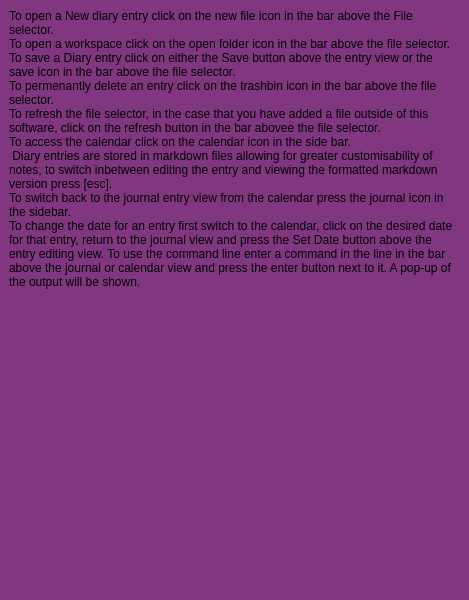
<?xml version="1.0" encoding="UTF-8"?>
<ui version="4.0">
 <class>MainWindow</class>
 <widget class="QMainWindow" name="MainWindow">
  <property name="geometry">
   <rect>
    <x>0</x>
    <y>0</y>
    <width>469</width>
    <height>600</height>
   </rect>
  </property>
  <property name="windowTitle">
   <string>MainWindow</string>
  </property>
  <property name="styleSheet">
   <string notr="true">background-color: rgb(129, 54, 128);</string>
  </property>
  <widget class="QWidget" name="centralwidget">
   <layout class="QGridLayout" name="gridLayout">
    <item row="0" column="0">
     <widget class="QLabel" name="howtouse">
      <property name="text">
       <string>To open a New diary entry click on the new file icon in the bar above the File selector. 
To open a workspace click on the open folder icon in the bar above the file selector. 
To save a Diary entry click on either the Save button above the entry view or the save icon in the bar above the file selector. 
To permenantly delete an entry click on the trashbin icon in the bar above the file selector. 
To refresh the file selector, in the case that you have added a file outside of this software, click on the refresh button in the bar abovee the file selector. 
To access the calendar click on the calendar icon in the side bar. 
 Diary entries are stored in markdown files allowing for greater customisability of notes, to switch inbetween editing the entry and viewing the formatted markdown version press [esc].
To switch back to the journal entry view from the calendar press the journal icon in the sidebar. 
To change the date for an entry first switch to the calendar, click on the desired date for that entry, return to the journal view and press the Set Date button above the entry editing view. To use the command line enter a command in the line in the bar above the journal or calendar view and press the enter button next to it. A pop-up of the output will be shown.</string>
      </property>
      <property name="alignment">
       <set>Qt::AlignmentFlag::AlignLeading|Qt::AlignmentFlag::AlignLeft|Qt::AlignmentFlag::AlignTop</set>
      </property>
      <property name="wordWrap">
       <bool>true</bool>
      </property>
     </widget>
    </item>
   </layout>
  </widget>
 </widget>
 <resources/>
 <connections/>
</ui>
